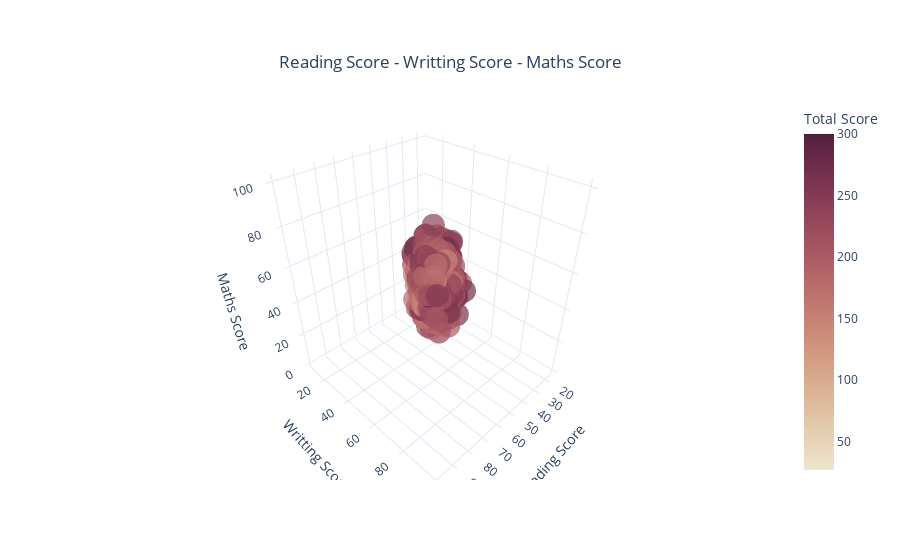

Source (notebook cell):
### Code cell
data = go.Scatter3d(x = df['reading_score'],
                    y = df['writing_score'],
                    z = df['math_score'],
                    mode = 'markers',
                    marker = dict(color = df['total_score'],
                                  showscale = True,
                                  colorbar = dict(title = 'Total Score'),
                                  colorscale = 'brwnyl',
                                  opacity = 0.7))

layout = go.Layout(title= dict(text = 'Reading Score - Writting Score - Maths Score',
                               y = 0.9,
                               x = 0.5,
                               xanchor = 'center',
                               yanchor = 'top'),
                        scene = dict(xaxis = dict(title = 'Reading Score'),
                                     yaxis = dict(title = 'Writting Score'),
                                     zaxis = dict(title = 'Maths Score')),
                        font = dict(size = 12),
                        template = 'plotly_white')

fig = go.Figure(data = data, layout = layout)
iplot(fig)

### Figure 1 — Plotly figure (JSON) as saved in the notebook; plotly's stock layout.template omitted (floating-point values rounded to 4 significant figures; data arrays with more than 128 entries replaced by an {"elided": "..."} marker saying what was removed)
{"data": [{"marker": {"color": {"elided": "1000 int values"}, "colorbar": {"title": {"text": "Total Score"}}, "colorscale": [[0, "rgb(237, 229, 207)"], [0.1667, "rgb(224, 194, 162)"], [0.3333, "rgb(211, 156, 131)"], [0.5, "rgb(193, 118, 111)"], [0.6667, "rgb(166, 84, 97)"], [0.8333, "rgb(129, 55, 83)"], [1, "rgb(84, 31, 63)"]], "opacity": 0.7, "showscale": true}, "mode": "markers", "type": "scatter3d", "x": {"elided": "1000 int values"}, "y": {"elided": "1000 int values"}, "z": {"elided": "1000 int values"}}], "layout": {"font": {"size": 12}, "scene": {"xaxis": {"title": {"text": "Reading Score"}}, "yaxis": {"title": {"text": "Writting Score"}}, "zaxis": {"title": {"text": "Maths Score"}}}, "title": {"text": "Reading Score - Writting Score - Maths Score", "x": 0.5, "xanchor": "center", "y": 0.9, "yanchor": "top"}}}
